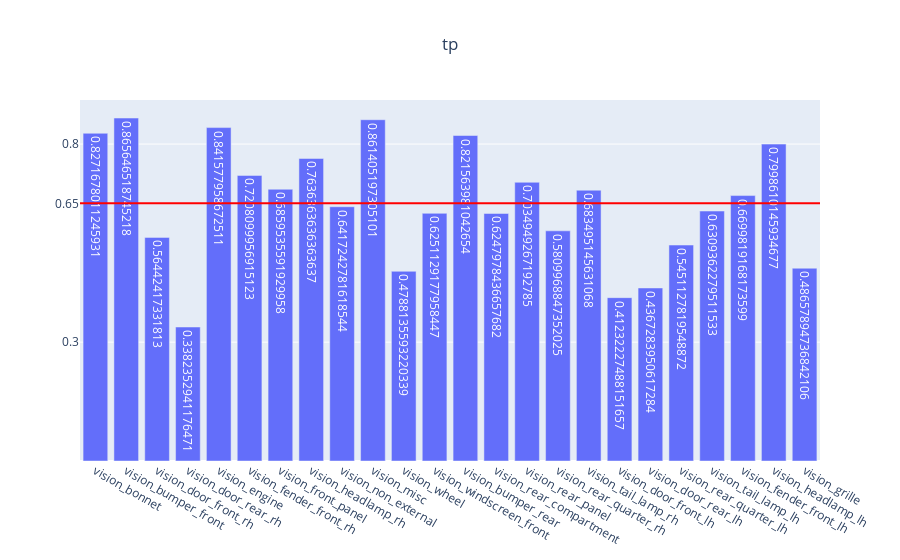

Source (notebook cell):
### Code cell
genVisMulitlabel(partEvalMetrics, "tp")

### Figure 1 — Plotly figure (JSON) as saved in the notebook; plotly's stock layout.template omitted (floating-point values rounded to 4 significant figures)
{"data": [{"text": [0.8272, 0.8656, 0.5644, 0.3382, 0.8416, 0.7208, 0.686, 0.7636, 0.6417, 0.8614, 0.4788, 0.6251, 0.8216, 0.6248, 0.7035, 0.581, 0.6835, 0.4123, 0.4367, 0.5451, 0.6309, 0.67, 0.7999, 0.4866], "type": "bar", "x": ["vision_bonnet", "vision_bumper_front", "vision_door_front_rh", "vision_door_rear_rh", "vision_engine", "vision_fender_front_rh", "vision_front_panel", "vision_headlamp_rh", "vision_non_external", "vision_misc", "vision_wheel", "vision_windscreen_front", "vision_bumper_rear", "vision_rear_compartment", "vision_rear_panel", "vision_rear_quarter_rh", "vision_tail_lamp_rh", "vision_door_front_lh", "vision_door_rear_lh", "vision_rear_quarter_lh", "vision_tail_lamp_lh", "vision_fender_front_lh", "vision_headlamp_lh", "vision_grille"], "y": [0.8272, 0.8656, 0.5644, 0.3382, 0.8416, 0.7208, 0.686, 0.7636, 0.6417, 0.8614, 0.4788, 0.6251, 0.8216, 0.6248, 0.7035, 0.581, 0.6835, 0.4123, 0.4367, 0.5451, 0.6309, 0.67, 0.7999, 0.4866]}], "layout": {"shapes": [{"line": {"color": "red", "width": 2}, "type": "line", "x0": 0, "x1": 1, "xref": "x domain", "y0": 0.6504, "y1": 0.6504, "yref": "y"}], "title": {"text": "tp", "x": 0.5}, "yaxis": {"tickmode": "array", "tickvals": ["0.65", 0.3, 0.8]}}}
